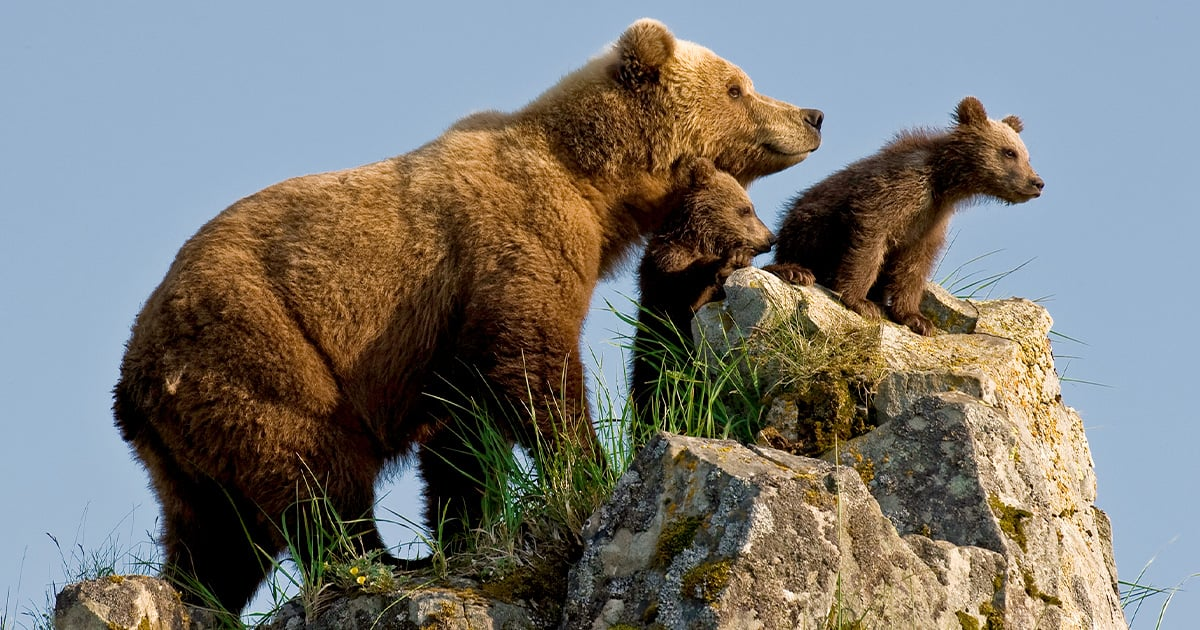
#> input picture bear.jpg, 1200 x 630 px, found by its file name
$ python edge_detection.py
#> lines starting #> are read from the running program, lines starting #| are printed output that depends on the picture; after the words box and inside, x2 and y2 are one past the last pixel; in counts of white or black regions, pixels touching at a corner belong together
import os

import cv2
import numpy as np

img = cv2.imread('bear.jpg')
#> img is the input picture: shape (630, 1200, 3); mean B, G, R 115.8, 120.9, 122

img_edge = cv2.Canny(img, 200, 300)
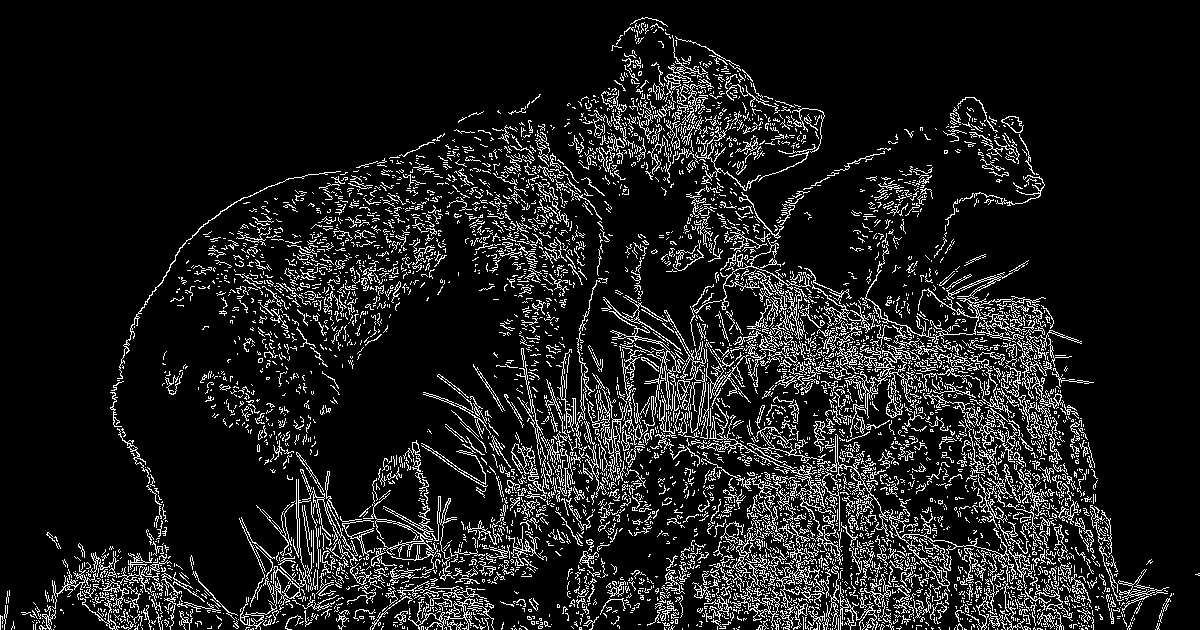
#> img_edge: shape (630, 1200); 11.2% white in thin lines or dots

img_edge_d = cv2.dilate(img_edge, np.ones((5, 5), dtype = np.int8))
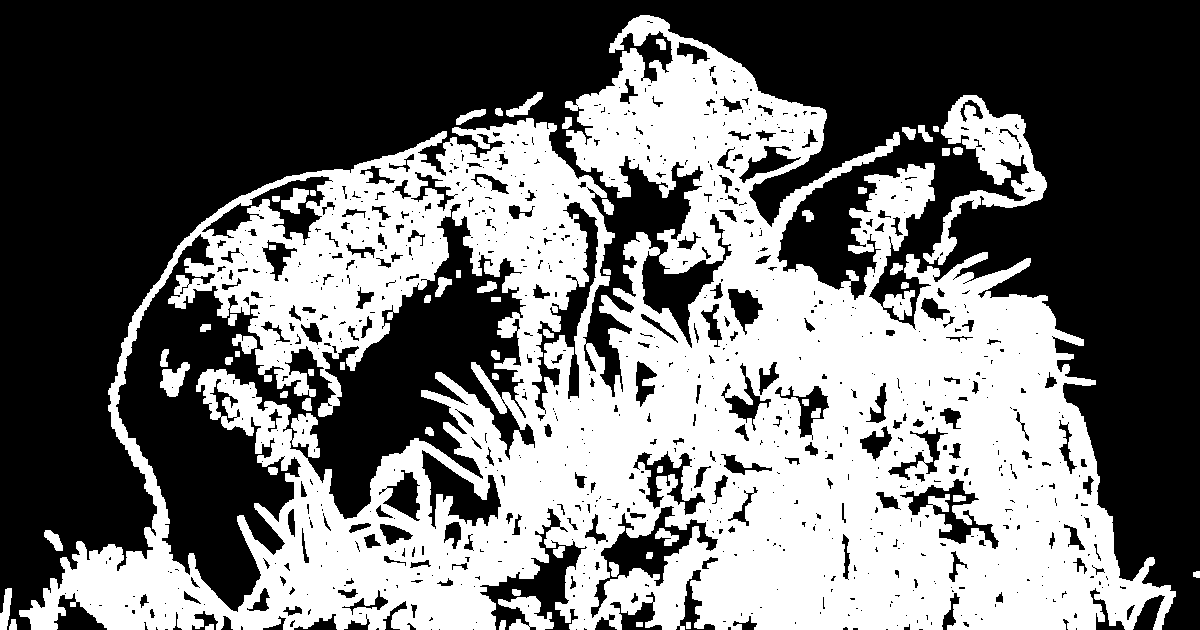
#> img_edge_d: shape (630, 1200); 43.5% white; 61 white regions, largest, box (x1, y1, x2, y2) and area: (19, 15, 1176, 630) 315530, (923, 95, 1047, 265) 6368, (498, 596, 554, 630) 999

img_edge_e = cv2.erode(img_edge, np.ones((5, 5), dtype = np.int8))
#> img_edge_e: shape (630, 1200); every value is 0

cv2.imshow('img', img)
cv2.imshow('img_edge', img_edge)
cv2.imshow('img_edge', img_edge)
cv2.imshow('img_edge_d', img_edge_d)
cv2.imshow('img_edge_e', img_edge_e)
cv2.waitKey(0)

$ run again, with bird.jpg copied over bear.jpg
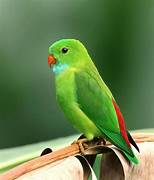
#> input picture bird.jpg, 154 x 180 px, found by its file name
#> img is the input picture: shape (180, 154, 3); mean B, G, R 74.9, 125.5, 98.6
#> `img_edge = cv2.Canny(img, 200, 300)`:
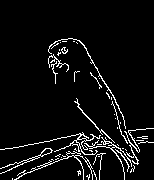
#> img_edge: shape (180, 154); 5.8% white in thin lines or dots, all inside (x1, y1, x2, y2) = (0, 38, 154, 180)
#> `img_edge_d = cv2.dilate(img_edge, np.ones((5, 5), dtype = np.int8))`:
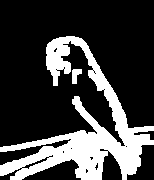
#> img_edge_d: shape (180, 154); 24.7% white; 2 white regions, box (x1, y1, x2, y2) and area: (0, 36, 154, 180) 6751, (72, 69, 82, 84) 101
#> img_edge_e: shape (180, 154); every value is 0
